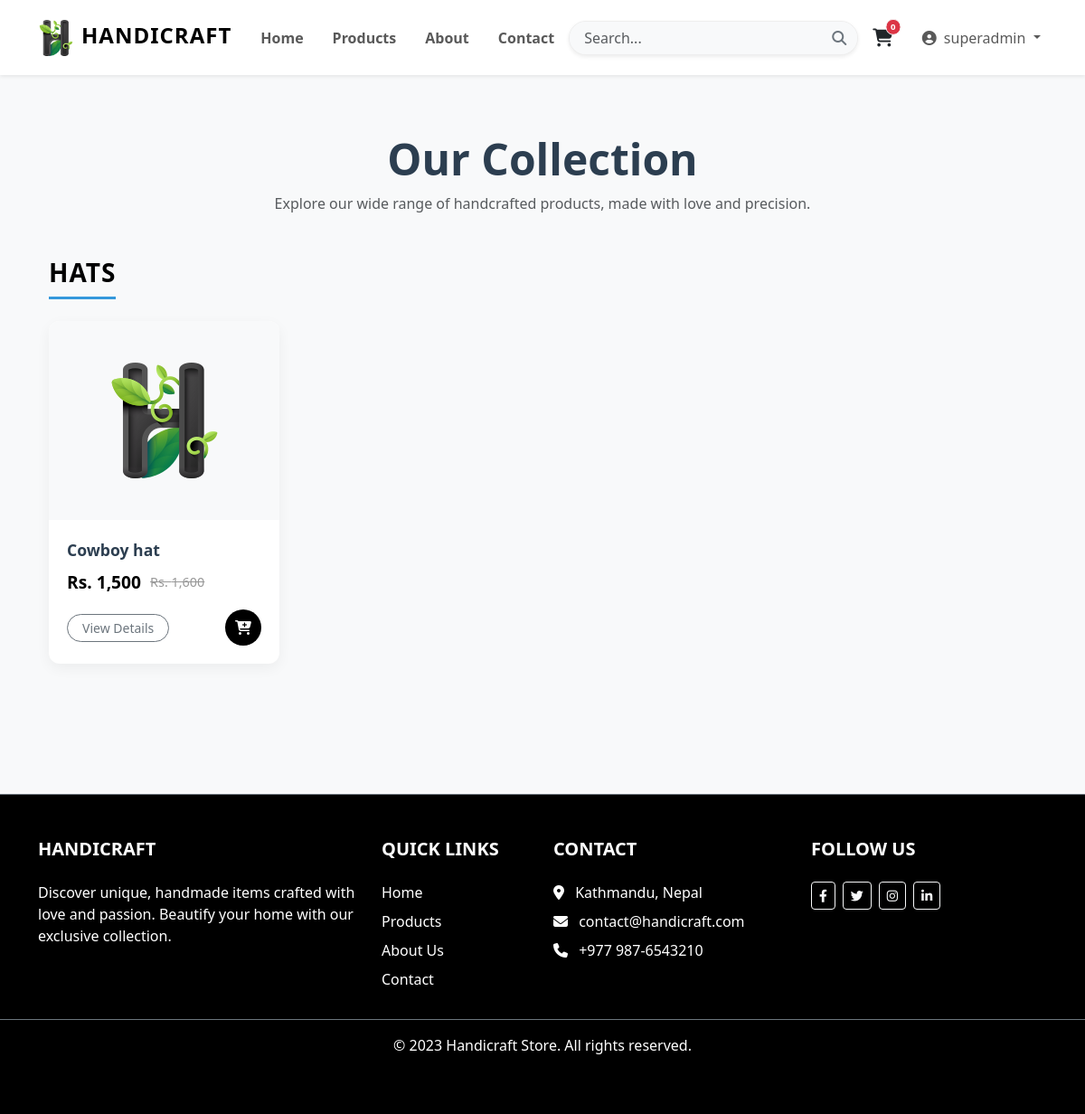
/all-products/ (signed in), run on the app's committed database.
### ecomapp/models.py (models this page shows, shortened)
class Category(models.Model):
    title = models.CharField(max_length=200, unique=True)
    slug = models.SlugField(unique=True)
    created_at = models.DateTimeField(auto_now_add=True)
    updated_at = models.DateTimeField(auto_now=True)

class Product(models.Model):
    title = models.CharField(max_length=200)
    slug = models.SlugField(unique=True)
    category = models.ForeignKey(Category, on_delete=models.CASCADE)
    image = models.ImageField(upload_to="products")
    marked_price = models.PositiveIntegerField()
    selling_price = models.PositiveIntegerField()
    description = models.TextField()
    warranty = models.CharField(max_length=300, null=True, blank=True)
    return_policy = models.CharField(max_length=300, null=True, blank=True)
    view_count = models.PositiveIntegerField(default=0)
    stock_quantity = models.PositiveIntegerField(default=0)
    created_at = models.DateTimeField(auto_now_add=True)
    updated_at = models.DateTimeField(auto_now=True)

### ecomapp/views.py (the view)
# urls.py: path("all-products/", AllProductsView.as_view(), name="allproducts"),
class AllProductsView(EcomMixin, TemplateView):
    template_name = "allproducts.html"
    def get_context_data(self, **kwargs):
        context = super().get_context_data(**kwargs)
        context["allcategories"] = Category.objects.all()
        return context

### ecomapp/views.py (called while the page is built, shortened)
    def dispatch(self, request, *args, **kwargs):
        cart_id = request.session.get("cart_id")
        return super().dispatch(request, *args, **kwargs)

### templates/allproducts.html (shortened to what this page needs)
{% extends 'base.html' %}
{% load humanize %}
{% block content %}
<div class="container py-5">
    <div class="text-center mb-5">
        <h2 class="fw-bold display-5">Our Collection</h2>
        <p class="text-muted mx-auto" style="max-width: 600px;">Explore our wide range of handcrafted products, made with love and precision.</p>
    </div>
    {% if allcategories %}
    {% for cat in allcategories %}
    {% if cat.product_set.all %}
    <div class="category-section">
        <h3 class="category-title">{{cat.title}}</h3>
        <div class="row row-cols-1 row-cols-sm-2 row-cols-md-3 row-cols-lg-4 g-4">
        {% for p in cat.product_set.all %}
        <div class="col">
            <div class="product-card">
                <div class="product-img-wrapper">
                    <a href="{% url 'ecomapp:productdetail' p.slug %}">
                        <img src="{{p.image.url}}" alt="{{p.title}}">
                    </a>
                </div>
                <div class="card-body">
                    <a href="{% url 'ecomapp:productdetail' p.slug %}" class="product-title text-truncate" title="{{p.title}}">
                        {{p.title}}
                    </a>
                    <div class="price-container">
                        <span class="current-price">Rs. {{p.selling_price|intcomma}}</span>
                        {% if p.marked_price > p.selling_price %}
                        <span class="original-price">Rs. {{p.marked_price|intcomma}}</span>
                        {% endif %}
                    </div>
                    <div class="d-flex justify-content-between align-items-center">
                        <a href="{% url 'ecomapp:productdetail' p.slug %}" class="btn btn-outline-secondary btn-sm rounded-pill px-3">View Details</a>
                        {% if p.stock_quantity > 0 %}
                        <button onclick="addToCart('{% url 'ecomapp:addtocart' p.id %}')" class="btn-cart-icon" title="Add to Cart">
                            <i class="fas fa-cart-plus"></i>
                        </button>
                        {% else %}
                        <button class="btn btn-secondary btn-sm rounded-circle" style="width: 40px; height: 40px;" disabled>
                            <i class="fas fa-ban"></i>
                        </button>
                        {% endif %}
                    </div>
                </div>
            </div>
        </div>
        {% endfor %}
        </div>
    </div>
    {% endif %}
    {% endfor %}
    {% else %}
    <div class="empty-state">
        <i class="fas fa-box-open fa-4x mb-3"></i>
        <h3>No Products Available</h3>
        <p>We are currently updating our inventory. Please check back later.</p>
    </div>
    {% endif %}
</div>
{% endblock %}

### templates/base.html (shortened to what this page needs)
{% load static %}
<!DOCTYPE html>
<html lang="en">
    <head>
        <link href="https://cdn.jsdelivr.net/npm/bootstrap@5.3.0/dist/css/bootstrap.min.css" rel="stylesheet">
        <link rel="stylesheet" href="https://cdnjs.cloudflare.com/ajax/libs/font-awesome/6.4.0/css/all.min.css">
    </head>
    <body>
        <nav class="navbar navbar-expand-lg navbar-light bg-white sticky-top shadow-sm py-3">
            <div class="container">
                <a class="navbar-brand fw-bold text-uppercase" href="{% url 'ecomapp:home' %}" style="letter-spacing: 1px;">
                    <img src="{% static 'icon.png' %}" alt="icon" width="40" height="40" class="d-inline-block align-text-top me-2">Handicraft
                </a>
                <div class="collapse navbar-collapse" id="navbarNav">
                    <ul class="navbar-nav me-auto mb-2 mb-lg-0 fw-semibold">
                        <li class="nav-item"><a class="nav-link px-3" href="{% url 'ecomapp:home' %}">Home</a></li>
                        <li class="nav-item"><a class="nav-link px-3" href="{% url 'ecomapp:allproducts' %}">Products</a></li>
                        <li class="nav-item"><a class="nav-link px-3" href="{% url 'ecomapp:about' %}">About</a></li>
                        <li class="nav-item"><a class="nav-link px-3" href="{% url 'ecomapp:contact' %}">Contact</a></li>
                    </ul>
                    <form class="d-none d-lg-flex me-3" action="{% url 'ecomapp:search' %}" method="GET">
                        <div class="input-group shadow-sm rounded-pill overflow-hidden bg-light" style="border: 1px solid #eee; width: 20em;">
                            <input class="form-control border-0 bg-light ps-3" type="search" name="keyword" placeholder="Search..." aria-label="Search" style="box-shadow: none;">
                            <button class="btn btn-link text-secondary border-0 bg-light" type="submit">
                                <i class="fas fa-search"></i>
                            </button>
                        </div>
                    </form>
                    <a class="nav-link position-relative me-4 text-dark d-none d-lg-block" href="{% url 'ecomapp:mycart' %}">
                        <i class="fas fa-shopping-cart fa-lg"></i>
                        <span class="badge rounded-pill bg-danger position-absolute top-0 start-100 translate-middle border border-light rounded-circle cart-cnt" style="font-size: 0.6rem; padding: 0.35em 0.5em;">
                            {% if request.cart %}
                            {{ request.cart.cartproduct_set.count }}
                            {% else %}
                            0
                            {% endif %}
                        </span>
                    </a>
                    <ul class="navbar-nav border-lg-0 mt-2 mt-lg-0 pt-2 pt-lg-0 gap-2">
                        {% if request.user.is_authenticated %}
                        <li class="nav-item dropdown">
                            <a class="nav-link dropdown-toggle" href="#" id="navbarDropdown" role="button" data-bs-toggle="dropdown">
                                <i class="fas fa-user-circle me-1"></i> {{ request.user.username }}
                            </a>
                        </li>
                        {% endif %}
                    </ul>
                </div>
            </div>
        </nav>
        <div class="container" style="min-height: 60vh;">
            {% block content %}{% endblock %}
        </div>
        <footer class="footer mt-5 py-5 border-top border-secondary ">
            <div class="container">
                <div class="row ">
                    <div class="col-lg-4 col-md-6 mb-4 mb-md-0">
                        <h5 class="text-uppercase mb-4 fw-bold">Handicraft</h5>
                        <p>
                            Discover unique, handmade items crafted with love and passion.
                            Beautify your home with our exclusive collection.
                        </p>
                    </div>
                    <div class="col-lg-2 col-md-6 mb-4 mb-md-0">
                        <h5 class="text-uppercase mb-4 fw-bold">Quick Links</h5>
                        <ul class="list-unstyled mb-0">
                            <li class="mb-2"><a href="{% url 'ecomapp:home' %}" class="text-white text-decoration-none">Home</a></li>
                            <li class="mb-2"><a href="{% url 'ecomapp:allproducts' %}" class="text-white text-decoration-none">Products</a></li>
                            <li class="mb-2"><a href="{% url 'ecomapp:about' %}" class="text-white text-decoration-none">About Us</a></li>
                            <li class="mb-2"><a href="{% url 'ecomapp:contact' %}" class="text-white text-decoration-none">Contact</a></li>
                        </ul>
                    </div>
                    <div class="col-lg-3 col-md-6 mb-4 mb-md-0">
                        <h5 class="text-uppercase mb-4 fw-bold">Contact</h5>
                        <ul class="list-unstyled mb-0">
                            <li class="mb-2"><i class="fas fa-map-marker-alt me-2"></i> Kathmandu, Nepal</li>
                            <li class="mb-2"><i class="fas fa-envelope me-2"></i> contact@handicraft.com</li>
                            <li class="mb-2"><i class="fas fa-phone me-2"></i> +977 987-6543210</li>
                        </ul>
                    </div>
                    <div class="col-lg-3 col-md-6 mb-4 mb-md-0">
                        <h5 class="text-uppercase mb-4 fw-bold">Follow Us</h5>
                        <div class="d-flex gap-2">
                            <a href="#" class="btn btn-outline-light btn-sm"><i class="fab fa-facebook-f"></i></a>
                            <a href="#" class="btn btn-outline-light btn-sm"><i class="fab fa-twitter"></i></a>
                            <a href="#" class="btn btn-outline-light btn-sm"><i class="fab fa-instagram"></i></a>
                            <a href="#" class="btn btn-outline-light btn-sm"><i class="fab fa-linkedin-in"></i></a>
                        </div>
                    </div>
                </div>
            </div>
            <div class="text-center p-3 mt-4 border-top border-secondary" style="background-color: rgba(0, 0, 0, 0.05);">
                &copy; 2023 Handicraft Store. All rights reserved.
            </div>
        </footer>
        <div class="toast-container position-fixed bottom-0 end-0 p-3">
        </div>
    </body>
</html>

### templates/base.html (style rules this page uses)
:root { --primary-color: #000000; --secondary-color: #3498db; --accent-color: #27ae60; --danger-color: #e74c3c; --warning-color: #f39c12; --light-bg: #f8f9fa; --white: #ffffff; --dark-text: #2c3e50; --gray-text: #6c757d; --gradient-primary: linear-gradient(45deg, var(--primary-color), var(--secondary-color)); --gradient-header: linear-gradient(to left, var(--white), var(--primary-color), var(--white)); --gradient-section: linear-gradient(to right, var(--primary-color), var(--white)); }
body { font-family: 'Segoe UI', Tahoma, Geneva, Verdana, sans-serif; background-color: var(--light-bg); color: var(--dark-text); }
.navbar-brand { font-weight: bold; font-size: 1.5rem; color: var(--primary-color) !important; }
.footer { background-color: var(--primary-color); color: var(--white); padding: 40px 0; margin-top: 50px; }

### templates/allproducts.html (style rules this page uses)
.category-section { margin-bottom: 3rem; }
.category-title { position: relative; display: inline-block; margin-bottom: 1.5rem; color: var(--primary-color); font-weight: 700; text-transform: uppercase; letter-spacing: 1px; padding-bottom: 10px; border-bottom: 3px solid var(--secondary-color); }
.product-card { border: none; border-radius: 12px; transition: all 0.3s ease; background: #fff; overflow: hidden; height: 100%; box-shadow: 0 5px 15px rgba(0,0,0,0.05); }
.product-img-wrapper { height: 220px; display: flex; align-items: center; justify-content: center; background-color: #f8f9fa; position: relative; overflow: hidden; padding: 20px; }
.product-img-wrapper img { max-height: 100%; max-width: 100%; object-fit: contain; transition: transform 0.5s ease; }
.card-body { padding: 1.25rem; }
.product-title { font-size: 1.1rem; font-weight: 600; margin-bottom: 0.5rem; color: var(--dark-text); text-decoration: none; display: block; }
.price-container { display: flex; align-items: center; gap: 10px; margin-bottom: 1rem; }
.current-price { font-size: 1.2rem; font-weight: 700; color: var(--primary-color); }
.original-price { font-size: 0.9rem; text-decoration: line-through; color: #999; }
.btn-cart-icon { width: 40px; height: 40px; border-radius: 50%; display: flex; align-items: center; justify-content: center; background-color: var(--primary-color); color: white; border: none; transition: background-color 0.2s; }

### data on the page
Category: title "HATS"
Product: image (picture), title "Cowboy hat", selling_price "1,500", marked_price "1,600"

### other printed values
{{ request.user.username }} "superadmin"
